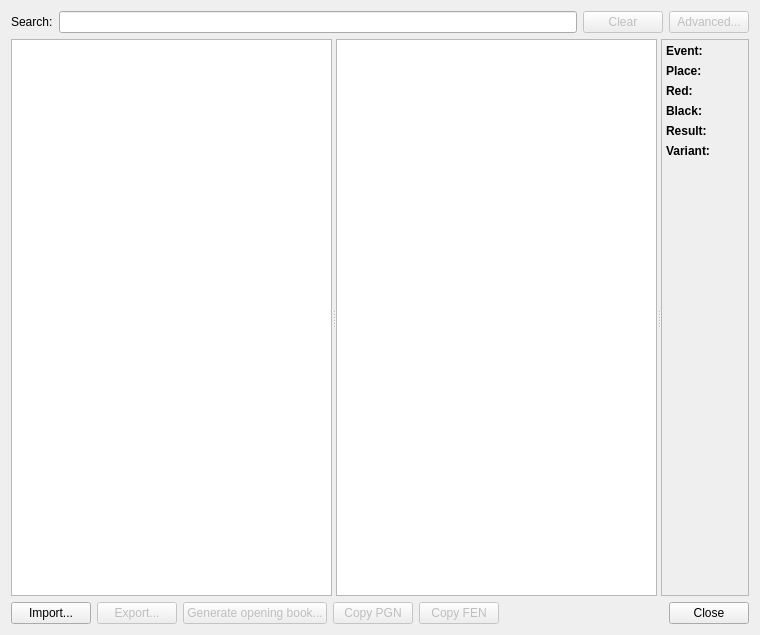
<?xml version="1.0" encoding="UTF-8"?>
<ui version="4.0">
 <class>GameDatabaseDialog</class>
 <widget class="QDialog" name="GameDatabaseDialog">
  <property name="geometry">
   <rect>
    <x>0</x>
    <y>0</y>
    <width>760</width>
    <height>635</height>
   </rect>
  </property>
  <property name="windowTitle">
   <string>Game Database</string>
  </property>
  <layout class="QGridLayout" name="gridLayout">
   <item row="0" column="0">
    <layout class="QHBoxLayout" name="horizontalLayout_2">
     <item>
      <widget class="QLabel" name="label">
       <property name="text">
        <string>Search:</string>
       </property>
       <property name="buddy">
        <cstring>m_searchEdit</cstring>
       </property>
      </widget>
     </item>
     <item>
      <widget class="QLineEdit" name="m_searchEdit"/>
     </item>
     <item>
      <widget class="QPushButton" name="m_clearBtn">
       <property name="enabled">
        <bool>false</bool>
       </property>
       <property name="text">
        <string>Clear</string>
       </property>
      </widget>
     </item>
     <item>
      <widget class="QPushButton" name="m_advancedSearchBtn">
       <property name="enabled">
        <bool>false</bool>
       </property>
       <property name="text">
        <string>Advanced...</string>
       </property>
      </widget>
     </item>
    </layout>
   </item>
   <item row="2" column="0">
    <layout class="QHBoxLayout" name="horizontalLayout_3">
     <item>
      <widget class="QPushButton" name="m_importBtn">
       <property name="text">
        <string>Import...</string>
       </property>
      </widget>
     </item>
     <item>
      <widget class="QPushButton" name="m_exportBtn">
       <property name="enabled">
        <bool>false</bool>
       </property>
       <property name="toolTip">
        <string>Export filtered games in PGN format.</string>
       </property>
       <property name="text">
        <string>Export...</string>
       </property>
      </widget>
     </item>
     <item>
      <widget class="QPushButton" name="m_createOpeningBookBtn">
       <property name="enabled">
        <bool>false</bool>
       </property>
       <property name="text">
        <string>Generate opening book...</string>
       </property>
      </widget>
     </item>
     <item>
      <widget class="QPushButton" name="m_copyGameBtn">
       <property name="enabled">
        <bool>false</bool>
       </property>
       <property name="sizePolicy">
        <sizepolicy hsizetype="Minimum" vsizetype="Fixed">
         <horstretch>0</horstretch>
         <verstretch>0</verstretch>
        </sizepolicy>
       </property>
       <property name="text">
        <string>Copy PGN</string>
       </property>
      </widget>
     </item>
     <item>
      <widget class="QPushButton" name="m_copyFenBtn">
       <property name="enabled">
        <bool>false</bool>
       </property>
       <property name="sizePolicy">
        <sizepolicy hsizetype="Minimum" vsizetype="Fixed">
         <horstretch>0</horstretch>
         <verstretch>0</verstretch>
        </sizepolicy>
       </property>
       <property name="text">
        <string>Copy FEN</string>
       </property>
      </widget>
     </item>
     <item>
      <spacer name="horizontalSpacer_3">
       <property name="orientation">
        <enum>Qt::Horizontal</enum>
       </property>
       <property name="sizeType">
        <enum>QSizePolicy::Expanding</enum>
       </property>
       <property name="sizeHint" stdset="0">
        <size>
         <width>40</width>
         <height>20</height>
        </size>
       </property>
      </spacer>
     </item>
     <item>
      <widget class="QDialogButtonBox" name="buttonBox">
       <property name="standardButtons">
        <set>QDialogButtonBox::Close</set>
       </property>
      </widget>
     </item>
    </layout>
   </item>
   <item row="1" column="0">
    <widget class="QSplitter" name="m_splitter">
     <property name="sizePolicy">
      <sizepolicy hsizetype="Expanding" vsizetype="Expanding">
       <horstretch>0</horstretch>
       <verstretch>0</verstretch>
      </sizepolicy>
     </property>
     <property name="orientation">
      <enum>Qt::Horizontal</enum>
     </property>
     <widget class="QTreeView" name="m_databasesListView">
      <property name="minimumSize">
       <size>
        <width>100</width>
        <height>0</height>
       </size>
      </property>
      <property name="horizontalScrollBarPolicy">
       <enum>Qt::ScrollBarAlwaysOff</enum>
      </property>
      <property name="selectionMode">
       <enum>QAbstractItemView::ExtendedSelection</enum>
      </property>
      <property name="rootIsDecorated">
       <bool>false</bool>
      </property>
     </widget>
     <widget class="QTreeView" name="m_gamesListView">
      <property name="minimumSize">
       <size>
        <width>100</width>
        <height>0</height>
       </size>
      </property>
      <property name="rootIsDecorated">
       <bool>false</bool>
      </property>
     </widget>
     <widget class="QWidget" name="verticalLayoutWidget">
      <layout class="QVBoxLayout" name="m_viewerLayout">
       <item>
        <widget class="QScrollArea" name="scrollArea_2">
         <property name="widgetResizable">
          <bool>true</bool>
         </property>
         <widget class="QWidget" name="scrollAreaWidgetContents_2">
          <property name="geometry">
           <rect>
            <x>0</x>
            <y>0</y>
            <width>87</width>
            <height>551</height>
           </rect>
          </property>
          <layout class="QFormLayout" name="formLayout_2">
           <property name="horizontalSpacing">
            <number>6</number>
           </property>
           <property name="leftMargin">
            <number>4</number>
           </property>
           <property name="topMargin">
            <number>4</number>
           </property>
           <property name="rightMargin">
            <number>4</number>
           </property>
           <property name="bottomMargin">
            <number>4</number>
           </property>
           <item row="0" column="0">
            <widget class="QLabel" name="label_7">
             <property name="font">
              <font>
               <weight>75</weight>
               <bold>true</bold>
              </font>
             </property>
             <property name="text">
              <string>Event:</string>
             </property>
            </widget>
           </item>
           <item row="0" column="1">
            <widget class="QLabel" name="m_eventLabel">
             <property name="font">
              <font>
               <underline>true</underline>
              </font>
             </property>
             <property name="cursor">
              <cursorShape>PointingHandCursor</cursorShape>
             </property>
             <property name="text">
              <string/>
             </property>
            </widget>
           </item>
           <item row="1" column="0">
            <widget class="QLabel" name="label_5">
             <property name="font">
              <font>
               <weight>75</weight>
               <bold>true</bold>
              </font>
             </property>
             <property name="text">
              <string>Place:</string>
             </property>
            </widget>
           </item>
           <item row="1" column="1">
            <widget class="QLabel" name="m_siteLabel">
             <property name="font">
              <font>
               <underline>true</underline>
              </font>
             </property>
             <property name="cursor">
              <cursorShape>PointingHandCursor</cursorShape>
             </property>
             <property name="text">
              <string/>
             </property>
            </widget>
           </item>
           <item row="2" column="0">
            <widget class="QLabel" name="label_2">
             <property name="font">
              <font>
               <weight>75</weight>
               <bold>true</bold>
              </font>
             </property>
             <property name="text">
              <string>Red:</string>
             </property>
            </widget>
           </item>
           <item row="2" column="1">
            <widget class="QLabel" name="m_redLabel">
             <property name="font">
              <font>
               <underline>true</underline>
              </font>
             </property>
             <property name="cursor">
              <cursorShape>PointingHandCursor</cursorShape>
             </property>
             <property name="text">
              <string/>
             </property>
            </widget>
           </item>
           <item row="3" column="0">
            <widget class="QLabel" name="label_3">
             <property name="font">
              <font>
               <weight>75</weight>
               <bold>true</bold>
              </font>
             </property>
             <property name="text">
              <string>Black:</string>
             </property>
            </widget>
           </item>
           <item row="3" column="1">
            <widget class="QLabel" name="m_blackLabel">
             <property name="font">
              <font>
               <underline>true</underline>
              </font>
             </property>
             <property name="cursor">
              <cursorShape>PointingHandCursor</cursorShape>
             </property>
             <property name="text">
              <string/>
             </property>
            </widget>
           </item>
           <item row="4" column="0">
            <widget class="QLabel" name="label_9">
             <property name="font">
              <font>
               <weight>75</weight>
               <bold>true</bold>
              </font>
             </property>
             <property name="text">
              <string>Result:</string>
             </property>
            </widget>
           </item>
           <item row="4" column="1">
            <widget class="QLabel" name="m_resultLabel">
             <property name="font">
              <font>
               <underline>true</underline>
              </font>
             </property>
             <property name="cursor">
              <cursorShape>PointingHandCursor</cursorShape>
             </property>
             <property name="text">
              <string/>
             </property>
            </widget>
           </item>
           <item row="5" column="0">
            <widget class="QLabel" name="label_variant">
             <property name="font">
              <font>
               <weight>75</weight>
               <bold>true</bold>
               <kerning>true</kerning>
              </font>
             </property>
             <property name="visible">
              <bool>false</bool>
             </property>
             <property name="text">
              <string>Variant:</string>
             </property>
            </widget>
           </item>
           <item row="5" column="1">
            <widget class="QLabel" name="m_variantLabel">
             <property name="text">
              <string/>
             </property>
            </widget>
           </item>
          </layout>
         </widget>
        </widget>
       </item>
      </layout>
     </widget>
    </widget>
   </item>
  </layout>
 </widget>
 <resources/>
 <connections>
  <connection>
   <sender>buttonBox</sender>
   <signal>accepted()</signal>
   <receiver>GameDatabaseDialog</receiver>
   <slot>accept()</slot>
   <hints>
    <hint type="sourcelabel">
     <x>507</x>
     <y>402</y>
    </hint>
    <hint type="destinationlabel">
     <x>556</x>
     <y>359</y>
    </hint>
   </hints>
  </connection>
  <connection>
   <sender>buttonBox</sender>
   <signal>rejected()</signal>
   <receiver>GameDatabaseDialog</receiver>
   <slot>reject()</slot>
   <hints>
    <hint type="sourcelabel">
     <x>410</x>
     <y>395</y>
    </hint>
    <hint type="destinationlabel">
     <x>550</x>
     <y>417</y>
    </hint>
   </hints>
  </connection>
  <connection>
   <sender>m_clearBtn</sender>
   <signal>clicked()</signal>
   <receiver>m_searchEdit</receiver>
   <slot>clear()</slot>
   <hints>
    <hint type="sourcelabel">
     <x>481</x>
     <y>27</y>
    </hint>
    <hint type="destinationlabel">
     <x>434</x>
     <y>24</y>
    </hint>
   </hints>
  </connection>
  <connection>
   <sender>m_clearBtn</sender>
   <signal>clicked(bool)</signal>
   <receiver>m_searchEdit</receiver>
   <slot>setDisabled(bool)</slot>
   <hints>
    <hint type="sourcelabel">
     <x>606</x>
     <y>23</y>
    </hint>
    <hint type="destinationlabel">
     <x>311</x>
     <y>23</y>
    </hint>
   </hints>
  </connection>
 </connections>
</ui>
